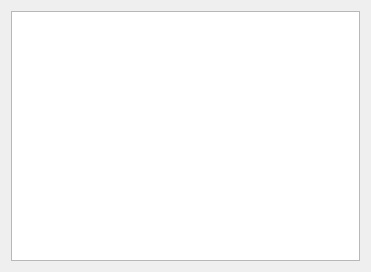
<?xml version="1.0" encoding="UTF-8"?>
<ui version="4.0">
    <class>Widget</class>
    <widget class="QWidget" name="Widget">
        <property name="geometry">
            <rect>
                <x>0</x>
                <y>0</y>
                <width>371</width>
                <height>272</height>
            </rect>
        </property>
        <property name="windowTitle">
            <string>Widget</string>
        </property>
        <layout class="QVBoxLayout" name="verticalLayout">
            <item>
                <widget class="QTableWidget" name="tableWidget"/>
            </item>
        </layout>
    </widget>
    <layoutdefault spacing="6" margin="11"/>
    <resources/>
    <connections/>
</ui>
